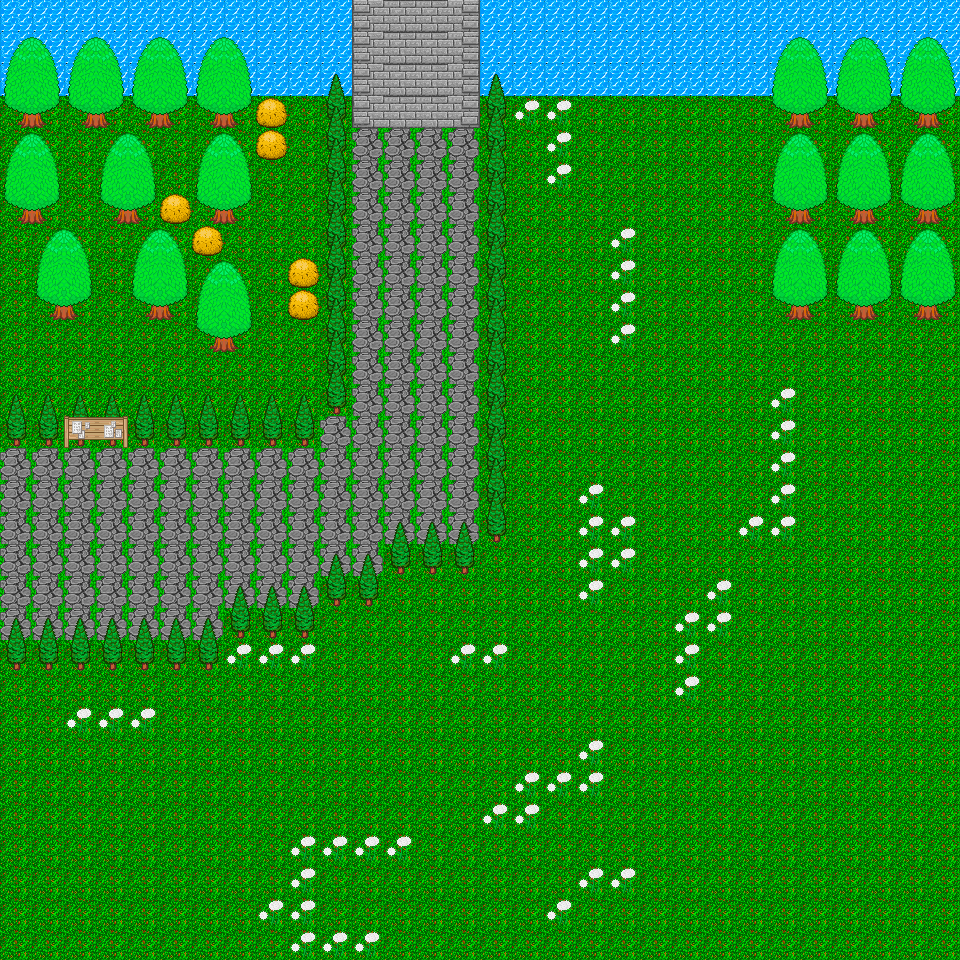

A level layout from a 2D game, rendered from its tile map. Below: a short description, then the map file with tile-grid data replaced by summaries:
An orthogonal 30x30 tile map with 32x32 px tiles, 3 tile layers (Слой тайлов 1, Слой тайлов 2, Слой тайлов 3) and 2 objects.

<map version="1.5" tiledversion="1.7.2" orientation="orthogonal" renderorder="right-down" width="30" height="30" tilewidth="32" tileheight="32" infinite="0" nextlayerid="5" nextobjectid="8">
 <tileset firstgid="1" source="test.tsx" />
 <layer id="1" name="Слой тайлов 1" width="30" height="30">
  <data>[900 cells, 900 non-empty, 8 distinct tile ids]</data>
 </layer>
 <layer id="2" name="Слой тайлов 2" width="30" height="30">
  <data>[900 cells, 248 non-empty, 10 distinct tile ids]</data>
 </layer>
 <layer id="3" name="Слой тайлов 3" width="30" height="30">
  <data>[900 cells, 26 non-empty, 4 distinct tile ids]</data>
 </layer>
 <objectgroup id="4" name="Слой объектов 1">
  <object id="4" x="64" y="416" width="32" height="32">
   <properties>
    <property name="text" value="&lt;p&gt;Доска объявлений.&lt;/p&gt;&lt;p&gt;*На первом же листке, вы замечаете заметку о пропаже кольца...*&lt;/p&gt;&lt;p&gt;*Сами не понимая зачем вы срываете это объявление и забираете его с собой*&lt;/p&gt;" />
   </properties>
  </object>
  <object id="5" x="96" y="416" width="32" height="32">
   <properties>
    <property name="text" value="&lt;p&gt;Доска объявлений.&lt;/p&gt;&lt;p&gt;*На первом же листке, вы замечаете заметку о пропаже кольца...*&lt;/p&gt;&lt;p&gt;*Сами не понимая зачем, вы срываете это объявление и забираете его с собой*&lt;/p&gt;" />
   </properties>
  </object>
 </objectgroup>
</map>